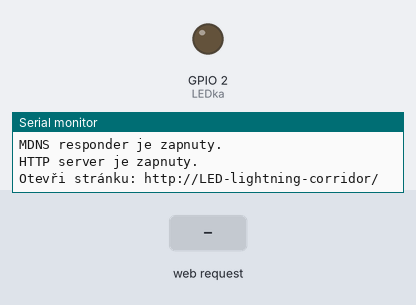
The sketch below on a simulated ESP8266 (NodeMCU). Parts: output pins drawn as LEDs (lit = HIGH), the last lines printed to the serial monitor. Dashed ring = blinking. Inputs (shaded band) come from the test bench. WiFi joins after 1.5 s; servers stay silent unless stated.

Above: at 1.6 s.
At 2.7 s:
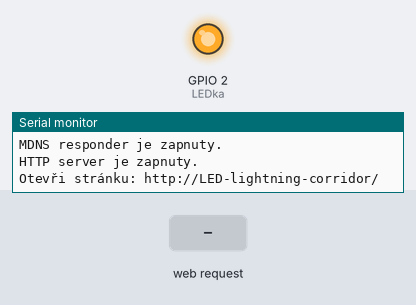
2.8 s: HTTP request GET /blink250ms received
At 2.93 s:
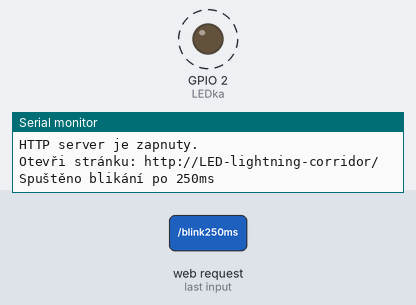
Timing chart, 0 to 11.8 s (numbered marks = the images above; inputs shaded):
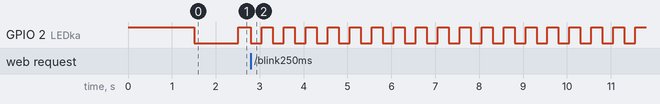

The sketch:

SmartLedCorridor.ino
```cpp
#include <ESP8266WiFi.h>
#include <WiFiClient.h>
#include <ESP8266WebServer.h>
#include <ESP8266mDNS.h>

#define LEDka LED_BUILTIN
#define analogPin A0

const char* wifiSSID = "Cono'lin_RD";
const char* wifiPassword = "KldPo.2023";

unsigned long previousMillis = 0;
unsigned long interval = 1000;

const bool on = LOW;
const bool off = HIGH;

ESP8266WebServer server(80);

// podprogram s hlavní zprávou, která je vytištěna
// při zadání IP adresy do prohlížeče
void zpravaHlavni() {
  String analog = String(analogRead(analogPin));
  String cas = String(millis() / 1000);
  String zprava = "<!DOCTYPE html>"
                  "<html lang=\"cs\">"
                  "<head>"
                  "<meta charset=\"UTF-8\">"
                  "<meta name=\"viewport\" content=\"width=device-width, initial-scale=1.0\">"
                  "<title>Arduino Server</title>"
                  "<style>"
                  "body { font-family: Arial, sans-serif; margin: 20px; padding: 20px; }"
                  "h1 { color: #333366; }"
                  "p { color: #666666; }"
                  "a { background-color: #4CAF50; color: white; padding: 10px 20px; text-decoration: none; display: inline-block; }"
                  "a:hover { background-color: #45a049; }"
                  "</style>"
                  "</head>"
                  "<body>"
                  "<h1>Ahoj Arduino světe!</h1>"
                  "<p>Analogový pin A0: " + analog + "</p>"
                  "<p>Čas od spuštění Arduina je " + cas + " vteřin.</p>"
                  "<p>Interval blikání LED: " + String(interval) + "ms</p>"
                  "<p><a href=\"/blink250ms\">Blikej po 250ms</a></p>"
                  "<p><a href=\"/blink2000ms\">Blikej po 2000ms</a></p>"
                  "</body>"
                  "</html>";

  server.send(200, "text/html", zprava);
}


// podprogram s chybovou zprávou, která je vytištěna
// při zadání IP adresy s neexistující podstránkou
void zpravaNeznamy() {
  // vytvoření zprávy s informací o neexistujícím odkazu
  // včetně metody a zadaného argumentu
  String zprava = "Neexistujici odkaz\n\n";
  zprava += "URI: ";
  zprava += server.uri();
  zprava += "\nMetoda: ";
  zprava += (server.method() == HTTP_GET) ? "GET" : "POST";
  zprava += "\nArgumenty: ";
  zprava += server.args();
  zprava += "\n";
  for (uint8_t i = 0; i < server.args(); i++) {
    zprava += " " + server.argName(i) + ": " + server.arg(i) + "\n";
  }
  // vytištění zprávy se statusem 404 - Nenalezeno
  server.send(404, "text/plain", zprava);
}

void setup() {
  // nastavení LED diody jako výstupní a její vypnutí
  pinMode(LEDka, OUTPUT);
  digitalWrite(LEDka, off);
  // zahájení komunikace po sériové lince
  Serial.begin(115200);
  // zahájení komunikace po WiFi s připojením
  // na router skrze zadané přihl. údaje
  WiFi.begin(wifiSSID, wifiPassword);
  // čekání na úspěšné připojení k routeru,
  // v průběhu čekání se vytiskne každých
  // 500 milisekund tečka po sériové lince
  while (WiFi.status() != WL_CONNECTED) {
    delay(500);
    Serial.print(".");
  }
  // odřádkování a výpis informací o úspěšném připojení
  // včetně přidelené IP adresy od routeru
  Serial.println("");
  Serial.print("Pripojeno k WiFi siti ");
  Serial.println(wifiSSID);
  Serial.print("IP adresa: ");
  Serial.println(WiFi.localIP());
  // kontrola funkčnosti MDNS
  String mdnsName = "LED-lightning-corridor";
  if (MDNS.begin(mdnsName)) {
    Serial.println("MDNS responder je zapnuty.");
  }
  // nastavení vytištění hlavní zprávy po přístupu
  // na samotnou IP adresu
  server.on("/", zpravaHlavni);
  // pokud chceme vytisknout pouze menší zprávy, není
  // nutné je vytvářet v podprogramech jako zpravaHlavni,
  // viz. ukázka níže

  // nastavení vytištění jiné zprávy po přístupu na
  // podstránku ukazka, tedy např. 10.0.0.31/ukazka
  server.on("/ukazka", []() {
    String zprava = "Ukazka odkazu pro vice stranek.";
    server.send(200, "text/plain", zprava);
  });
  // nastavení stavu LED diody na zapnuto
  server.on("/blink250ms", []() {
    // zapnutí LED diody
    interval = 250;
    Serial.println("Spuštěno blikání po 250ms");
    // vytištění hlavní stránky
    zpravaHlavni();
  });
  // nastavení stavu LED diody na vypnuto
  server.on("/blink2000ms", []() {
    // vypnutí LED diody
    interval = 2000;
    Serial.println("Spuštěno blikání po 2000ms");
    // vytištění hlavní stránky
    zpravaHlavni();
  });
  // nastavení vytištění informací o neznámém
  // odkazu pomocí podprogramu zpravaNeznamy
  server.onNotFound(zpravaNeznamy);
  // zahájení aktivity HTTP serveru
  server.begin();
  Serial.println("HTTP server je zapnuty.");
  Serial.print("Otevři stránku: http://");
  Serial.print(mdnsName);
  Serial.println("/");
}

void loop() {
  // pravidelné volání detekce klienta,
  // v případě otevření stránky se provedou
  // funkce nastavené výše
  server.handleClient();
  MDNS.update();

  unsigned long currentMillis = millis();
  if (currentMillis - previousMillis >= interval) {
    previousMillis = currentMillis;
    if (digitalRead(LEDka) == off) {
      digitalWrite(LEDka, on);
    } else {
      digitalWrite(LEDka, off);
    }
  }
}
```

Measured:
- after the input at 2.8 s, GPIO 2 (LEDka): alternates HIGH for 0.25 s and LOW for 0.25 s, starting at once
